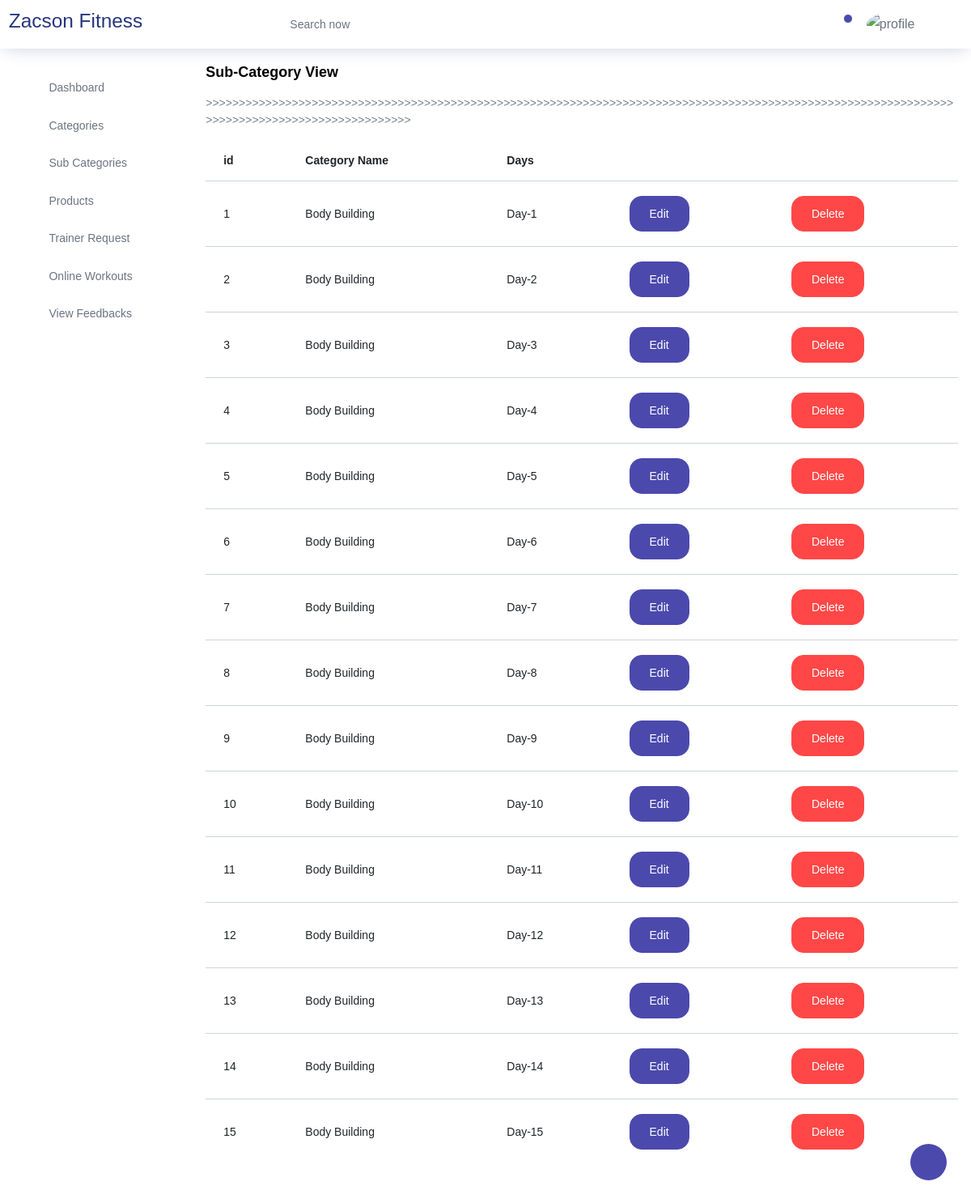
Screenshot of /Backend/view_day_category/ with the database file from the repository.
### Backend/models.py (models this page shows)
class DayDB(models.Model):
    Day_Cat = models.CharField(max_length=100, null=True, blank=True)
    Day = models.CharField(max_length=100, null=True, blank=True)

### Backend/views.py (the view)
# urls.py: path("view_day_category/", views.view_day_category, name="view_day_category"),
def view_day_category(request):
    data = DayDB.objects.all()
    return render(request, "View_Day_Category.html", {'data': data})

### Backend/templates/View_Day_Category.html (shortened to what this page needs)
<!DOCTYPE html>
{% extends 'index.html' %}
{% block content %}
<html lang="en">
<head>
</head>
<body>
<div class="col-lg-10 grid-margin stretch-card">
              <div class="card">
                <div class="card-body">
                  <h4 class="card-title">Sub-Category View</h4>
                  <p class="card-description">
                    >>>>>>>>>>>>>>>>>>>>>>>>>>>>>>>>>>>>>>>>>>>>>>>>>>>>>>>>>>>>>>>>>>>>>>>>>>>>>>>>>>>>>>>>>>>>>>>>>>>>>>>>>>>>>>>>>>>>>>>>>>>>>>>>>>>>>>>>>>>>>>>>
                  </p>
                  <div class="table-responsive">
                    <table class="table">
                      <thead>
                        <tr>
                          <th>id</th>
                          <th>Category Name</th>
                          <th>Days</th>
                        </tr>
                      </thead>
                      <tbody>
                      {% for i in data %}
                        <tr>
                          <td>{{i.id}}</td>
                          <td>{{i.Day_Cat}}</td>
                          <td>{{i.Day}}</td>
                          <td>
                            <a href="#">
                              <button class="btn btn-primary" >Edit</button>
                            </a>
                          </td>
                          <td>
                            <a href="#">
                              <button class="btn btn-danger">Delete</button>
                            </a>
                          </td>
                        </tr>
                      {% endfor %}
                      </tbody>
                    </table>
                  </div>
                </div>
              </div>
            </div>
</body>
</html>
{% endblock %}

### rows the page displays
DayDB: id "1", Day_Cat "Body Building", Day "Day-1"
DayDB: id "2", Day_Cat "Body Building", Day "Day-2"
DayDB: id "3", Day_Cat "Body Building", Day "Day-3"
DayDB: id "4", Day_Cat "Body Building", Day "Day-4"
DayDB: id "5", Day_Cat "Body Building", Day "Day-5"
DayDB: id "6", Day_Cat "Body Building", Day "Day-6"
DayDB: id "7", Day_Cat "Body Building", Day "Day-7"
DayDB: id "8", Day_Cat "Body Building", Day "Day-8"
DayDB: id "9", Day_Cat "Body Building", Day "Day-9"
DayDB: id "10", Day_Cat "Body Building", Day "Day-10"
DayDB: id "11", Day_Cat "Body Building", Day "Day-11"
DayDB: id "12", Day_Cat "Body Building", Day "Day-12"
DayDB: id "13", Day_Cat "Body Building", Day "Day-13"
DayDB: id "14", Day_Cat "Body Building", Day "Day-14"
DayDB: id "15", Day_Cat "Body Building", Day "Day-15"
